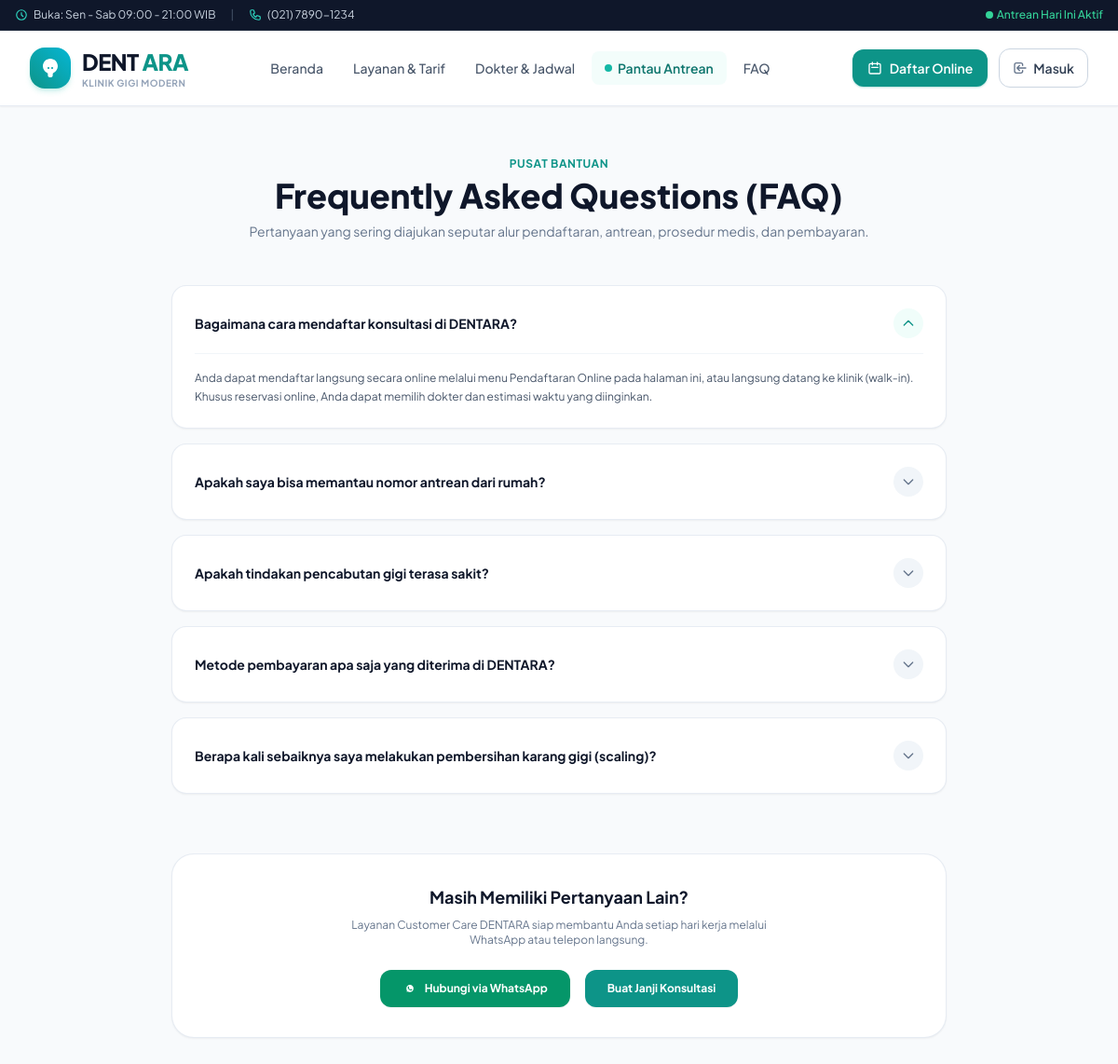
Page /faq on the committed database.
### tables this page shows
CREATE TABLE `faqs` (
    `id` INT AUTO_INCREMENT PRIMARY KEY,
    `question` VARCHAR(255) NOT NULL,
    `answer` TEXT NOT NULL,
    `category` VARCHAR(50) NOT NULL DEFAULT 'Umum',
    `sort_order` INT NOT NULL DEFAULT 0,
    `is_active` TINYINT(1) NOT NULL DEFAULT 1,
    `created_at` TIMESTAMP DEFAULT CURRENT_TIMESTAMP,
    `updated_at` TIMESTAMP DEFAULT CURRENT_TIMESTAMP ON UPDATE CURRENT_TIMESTAMP,
    INDEX `idx_faqs_order` (`sort_order`, `is_active`)
);

### app/Core/Controller.php (called while the page is built, shortened)
<?php
class Controller {
    protected function render(string $viewPath, array $data = [], string $layout = 'layouts/main'): void {
        extract($data);
        $viewFile = __DIR__ . '/../Views/' . ltrim($viewPath, '/') . '.php';
        require $viewFile;
    }
}

### app/Controllers/HomeController.php (called while the page is built, shortened)
<?php
class HomeController extends Controller {
    public function faq(): void {
        $faqs = Database::fetchAll("
            SELECT * FROM faqs
            WHERE is_active = 1
            ORDER BY sort_order ASC
        ");
        $this->render('public/faq', [
            'title' => 'Tanya Jawab (FAQ)',
            'faqs'  => $faqs
        ]);
    }
}

### index.php (called while the page is built, shortened)
<?php
spl_autoload_register(function ($class) {
    $prefix = 'App\\';
    $baseDir = __DIR__ . '/app/';
    $len = strlen($prefix);
    $relativeClass = substr($class, $len);
    $file = $baseDir . str_replace('\\', '/', $relativeClass) . '.php';
});
require_once __DIR__ . '/app/Helpers/functions.php';
$router = new Router();
$router->get('/', 'HomeController@index');
$router->get('/services', 'HomeController@services');
$router->get('/doctors', 'HomeController@doctors');
$router->get('/faq', 'HomeController@faq');
$router->get('/booking', 'BookingController@showBookingForm');
$router->post('/booking', 'BookingController@storeBooking');
$router->get('/queue', 'QueueTrackerController@index');
$router->get('/api/queue/status', 'QueueTrackerController@apiLiveStatus');
$router->get('/api/queue/search', 'QueueTrackerController@apiSearchQueue');
$router->get('/login', 'AuthController@showLogin');
$router->post('/login', 'AuthController@login');
$router->get('/logout', 'AuthController@logout');
$router->get('/register', 'AuthController@showRegister');
$router->post('/register', 'AuthController@register');
$router->get('/admin/dashboard', 'AdminDashboardController@index', ['role:admin']);
$router->get('/receptionist/dashboard', 'ReceptionistDashboardController@index', ['role:receptionist,admin']);
$router->get('/doctor/dashboard', 'DoctorDashboardController@index', ['role:doctor,admin']);
$router->get('/pharmacy/dashboard', 'PharmacyDashboardController@index', ['role:pharmacist,admin']);
$router->get('/cashier/dashboard', 'CashierDashboardController@index', ['role:cashier,admin']);
$router->get('/patient/portal', 'PatientDashboardController@index', ['role:patient']);
$router->dispatch();

### config/database.php (called while the page is built)
<?php
return [
    'host'     => '127.0.0.1',
    'port'     => '3306',
    'database' => 'dentara',
    'username' => 'root',
    'password' => '',
    'charset'  => 'utf8mb4',
    'options'  => [
        PDO::ATTR_ERRMODE            => PDO::ERRMODE_EXCEPTION,
        PDO::ATTR_DEFAULT_FETCH_MODE => PDO::FETCH_ASSOC,
        PDO::ATTR_EMULATE_PREPARES   => false,
    ]
];

### app/Core/Database.php (called while the page is built, shortened)
<?php
class Database {
    private static ?PDO $instance = null;
    public static function getConnection(): PDO {
        if (self::$instance === null) {
            $config = require __DIR__ . '/../../config/database.php';
            $dsn = "mysql:host={$config['host']};port={$config['port']};dbname={$config['database']};charset={$config['charset']}";
            try {
                self::$instance = new PDO($dsn, $config['username'], $config['password'], $config['options']);
            } catch (Exception $e) {
                die("Koneksi Database Gagal: " . $e->getMessage());
            }
        }
        return self::$instance;
    }
    public static function query(string $sql, array $params = []): \PDOStatement {
        $stmt = self::getConnection()->prepare($sql);
        $stmt->execute($params);
        return $stmt;
    }
    public static function fetchAll(string $sql, array $params = []): array {
        return self::query($sql, $params)->fetchAll();
    }
}

### app/Helpers/functions.php (called while the page is built, shortened)
<?php
function url(string $path = ''): string {
    return BASE_URL . '/' . ltrim($path, '/');
}
function sanitize($input) {
    return htmlspecialchars(trim((string)$input), ENT_QUOTES, 'UTF-8');
}

### app/Views/public/faq.php (the view, shortened to what this page needs)
<div class="py-12 bg-slate-50 min-h-screen">
    <div class="max-w-4xl mx-auto px-4 sm:px-6 lg:px-8">
        <div class="text-center mb-12">
            <span class="text-xs font-bold text-teal-600 tracking-wider uppercase">Pusat Bantuan</span>
            <h1 class="text-3xl sm:text-4xl font-extrabold text-slate-900 mt-1">Frequently Asked Questions (FAQ)</h1>
            <p class="text-sm text-slate-500 mt-2">
                Pertanyaan yang sering diajukan seputar alur pendaftaran, antrean, prosedur medis, dan pembayaran.
            </p>
        </div>
        <div class="space-y-4 mb-16">
            <?php foreach ($faqs as $idx => $faq): ?>
                <details class="group bg-white rounded-2xl border border-slate-200/80 p-6 shadow-sm [&_summary::-webkit-details-marker]:hidden" <?= $idx === 0 ? 'open' : '' ?>>
                    <summary class="flex items-center justify-between cursor-pointer list-none">
                        <span class="font-bold text-sm text-slate-900 group-hover:text-teal-600 transition pr-4">
                            <?= sanitize($faq['question']) ?>
                        </span>
                        <span class="w-8 h-8 rounded-full bg-slate-100 group-open:bg-teal-50 group-open:text-teal-600 text-slate-500 flex items-center justify-center flex-shrink-0 transition">
                            <svg class="w-4 h-4 transition duration-300 group-open:rotate-180" fill="none" stroke="currentColor" viewBox="0 0 24 24"><path stroke-linecap="round" stroke-linejoin="round" stroke-width="2" d="M19 9l-7 7-7-7"/></svg>
                        </span>
                    </summary>
                    <p class="text-xs text-slate-600 leading-relaxed mt-4 pt-4 border-t border-slate-100">
                        <?= sanitize($faq['answer']) ?>
                    </p>
                </details>
            <?php endforeach; ?>
        </div>
        <div class="bg-white rounded-3xl p-8 border border-slate-200/80 shadow-sm text-center">
            <h3 class="text-lg font-bold text-slate-900 mb-2">Masih Memiliki Pertanyaan Lain?</h3>
            <p class="text-xs text-slate-500 max-w-md mx-auto mb-6">
                Layanan Customer Care DENTARA siap membantu Anda setiap hari kerja melalui WhatsApp atau telepon langsung.
            </p>
            <div class="flex flex-col sm:flex-row items-center justify-center gap-4">
                <a href="https://wa.me/6281234567890" target="_blank" class="inline-flex items-center gap-2 px-6 py-3 bg-emerald-600 hover:bg-emerald-700 text-white font-bold rounded-xl text-xs transition shadow-sm">
                    Hubungi via WhatsApp
                </a>
                <a href="<?= url('booking') ?>" class="inline-flex items-center gap-2 px-6 py-3 bg-teal-600 hover:bg-teal-700 text-white font-bold rounded-xl text-xs transition shadow-sm">
                    Buat Janji Konsultasi
                </a>
            </div>
        </div>
    </div>
</div>

### app/Core/Router.php (shortened to what this page needs)
<?php
class Router {
    private array $routes = [];
    private function addRoute(string $method, string $path, $handler, array $middlewares = []): void {
        $this->routes[] = [
            'method'      => strtoupper($method),
            'path'        => '/' . trim($path, '/'),
            'handler'     => $handler,
            'middlewares' => $middlewares,
        ];
    }
    public function dispatch(): void {
        $requestUri = parse_url($_SERVER['REQUEST_URI'] ?? '/', PHP_URL_PATH);
        $scriptName = str_replace('\\', '/', dirname($_SERVER['SCRIPT_NAME'] ?? ''));
        if ($scriptName !== '/' && strpos($requestUri, $scriptName) === 0) {
            $requestUri = substr($requestUri, strlen($scriptName));
        }
        $requestUri = '/' . trim($requestUri, '/');
        foreach ($this->routes as $route) {
            $pattern = preg_replace('/\{([a-zA-Z0-9_]+)\}/', '(?P<$1>[^/]+)', $route['path']);
            $pattern = '#^' . $pattern . '$#';
            if (preg_match($pattern, $requestUri, $matches)) {
                $params = array_filter($matches, 'is_string', ARRAY_FILTER_USE_KEY);
                $handler = $route['handler'];
                if (is_string($handler) && strpos($handler, '@') !== false) {
                    [$controllerName, $action] = explode('@', $handler);
                    $controller = new $fullControllerClass();
                    call_user_func_array([$controller, $action], $params);
                    return;
                }
            }
        }
        exit;
    }
}

### app/Views/layouts/main.php (style rules this page uses)
body { font-family: 'Plus Jakarta Sans', sans-serif; }

### rows in the picture
faqs: question "Bagaimana cara mendaftar konsultasi di DENTARA?", answer "Anda dapat mendaftar langsung secara online melalui menu Pendaftaran Online pada halaman ini, atau langsung datang ke klinik (walk-in). Khusus reservasi online, Anda dapat memilih dokter dan estimasi waktu yang diinginkan."
faqs: question "Apakah saya bisa memantau nomor antrean dari rumah?"
faqs: question "Apakah tindakan pencabutan gigi terasa sakit?"
faqs: question "Metode pembayaran apa saja yang diterima di DENTARA?"
faqs: question "Berapa kali sebaiknya saya melakukan pembersihan karang gigi (scaling)?"
